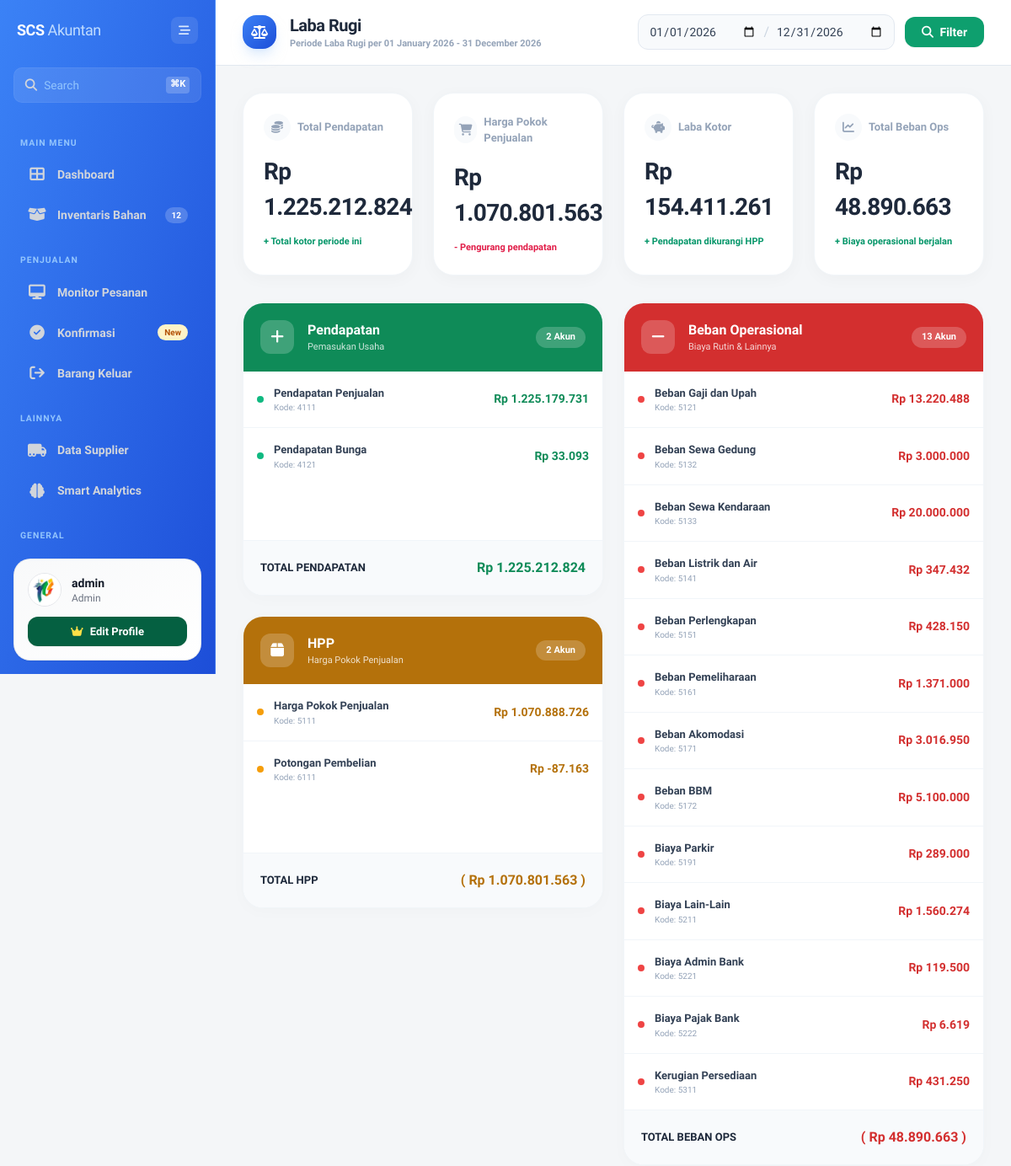
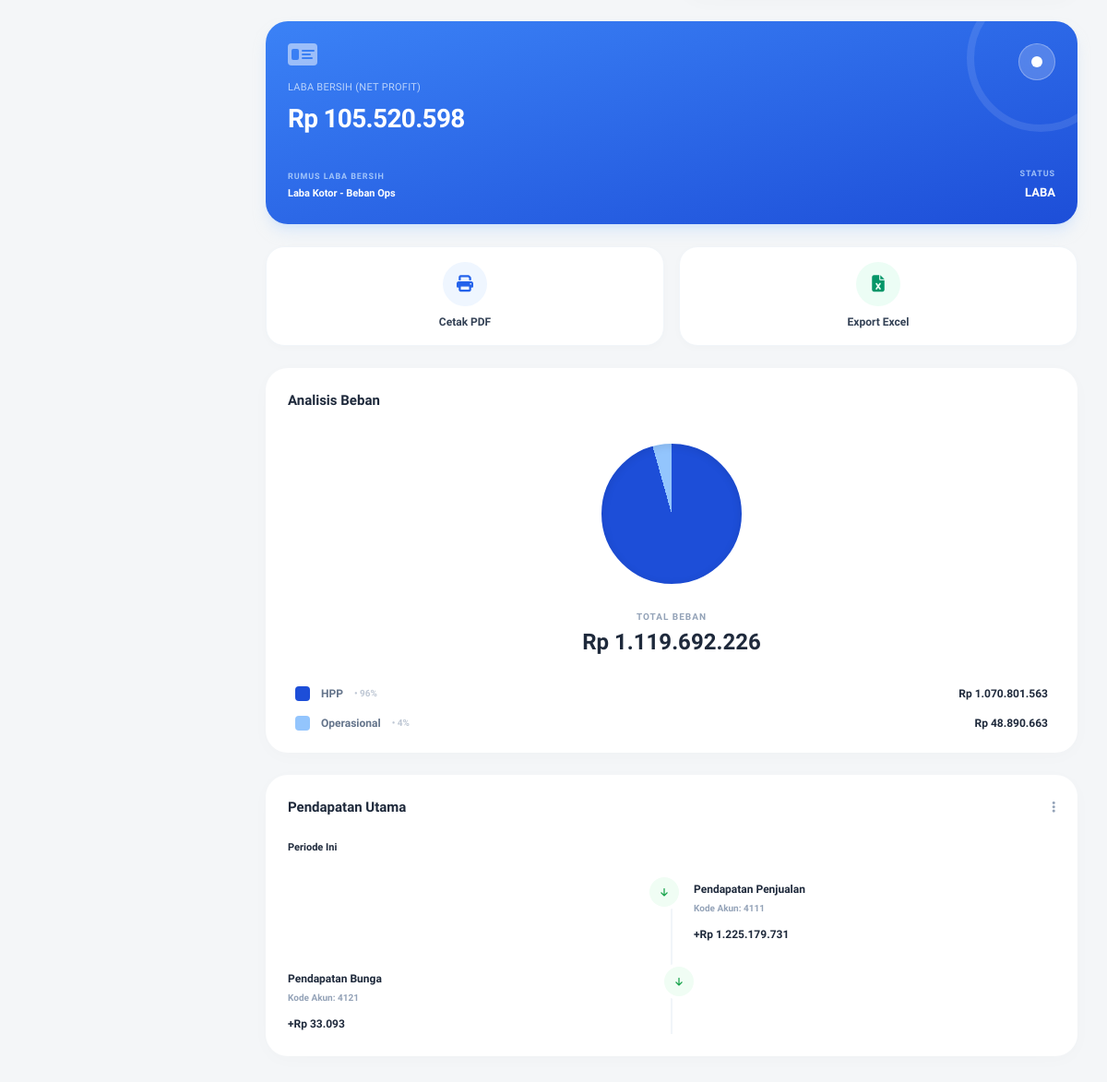
The page /laba_rugi.php?tgl_mulai=2026-01-01&tgl_selesai=2026-12-31 (signed in) on the database its author committed (2 pictures, top to bottom).
### tables this page shows
CREATE TABLE `akun_coa` (
  `kode_akun` varchar(20) NOT NULL,
  `nama_akun` varchar(100) NOT NULL,
  `kategori` enum('Aset','Kewajiban','Modal','Pendapatan','Beban') NOT NULL,
  `tipe_laporan` enum('Neraca','Laba Rugi') NOT NULL,
  `posisi_normal` enum('Debit','Kredit') NOT NULL
);

### laba_rugi.php (the view, shortened to what the rows shown need)
<?php
include 'koneksi.php';
include 'fungsi_akuntansi.php';
$tgl_mulai   = isset($_GET['tgl_mulai']) ? $_GET['tgl_mulai'] : date('Y-m-01');
$tgl_selesai = isset($_GET['tgl_selesai']) ? $_GET['tgl_selesai'] : date('Y-m-d');
$pendapatan = [];
$hpp        = [];
$beban_ops  = [];
$total_pendapatan = 0;
$total_hpp        = 0;
$total_beban_ops  = 0;
$q_akun = mysqli_query($koneksi, "SELECT * FROM akun_coa WHERE LEFT(kode_akun, 1) IN ('4', '5', '6') ORDER BY kode_akun ASC");
while($row = mysqli_fetch_assoc($q_akun)) {
    $val = getAccountBalance($koneksi, $row['kode_akun'], $tgl_selesai, $tgl_mulai);
    if ($val == 0) continue;
    $kategori_utama = substr($row['kode_akun'], 0, 1);
    if ($kategori_utama == '4') {
        $pendapatan[] = ['kode' => $row['kode_akun'], 'nama' => $row['nama_akun'], 'nilai' => $val];
        $total_pendapatan += $val;
    }
    elseif ($row['kode_akun'] == '5111' || $row['kode_akun'] == '6111') {
        $display_val = ($row['kode_akun'] == '6111') ? -$val : $val;
        $hpp[] = ['kode' => $row['kode_akun'], 'nama' => $row['nama_akun'], 'nilai' => $display_val];
        $total_hpp += $display_val;
    }
    else {
        $beban_ops[] = ['kode' => $row['kode_akun'], 'nama' => $row['nama_akun'], 'nilai' => $val];
        $total_beban_ops += $val;
    }
}
$laba_kotor = $total_pendapatan - $total_hpp;
$laba_bersih = $laba_kotor - $total_beban_ops;
?>
<!DOCTYPE html>
<html lang="id">
<head>
    <script src="https://cdn.tailwindcss.com"></script>
    <link rel="stylesheet" href="https://cdnjs.cloudflare.com/ajax/libs/font-awesome/6.5.0/css/all.min.css">
</head>
<body class="antialiased">
    <?php include 'sidebar.php'; ?>
    <div class="main-container">
        <div class="bg-white border-b border-slate-200 px-4 md:px-8 py-4 flex flex-col lg:flex-row justify-between items-start lg:items-center gap- top-0 z-10">
                      <div class="flex items-center gap-4">
                <div>
                    <h1 class="text-xl font-black text-slate-800 tracking-tight">Laba Rugi</h1>
                </div>
            </div>
        </div>
        <div class="p-6 lg:p-8 max-w-[1600px] mx-auto min-h-screen">
            <div class="flex flex-col xl:flex-row gap-6">
                <div class="xl:w-[65%] flex flex-col md:flex-row gap-6 items-stretch">
                    <div class="flex-1 flex flex-col gap-6">
                        <div class="bg-white rounded-[24px] shadow-[0_4px_20px_rgba(0,0,0,0.02)] border border-slate-100 overflow-hidden flex flex-col">
                            <div class="p-0 flex-1 min-h-[200px] max-h-[300px] overflow-y-auto custom-scrollbar divide-y divide-slate-100">
                                <?php foreach($pendapatan as $p): ?>
                                <div class="p-4 flex justify-between items-center hover:bg-slate-50 transition-colors">
                                    <div class="flex items-center gap-3">
                                        <div class="w-2 h-2 rounded-full bg-[#10b981]"></div>
                                        <div>
                                            <p class="text-[13px] font-bold text-slate-700"><?= $p['nama'] ?></p>
                                            <p class="text-[10px] text-slate-400">Kode: <?= $p['kode'] ?></p>
                                        </div>
                                    </div>
                                    <span class="text-[14px] font-bold text-[#0f8b58]">Rp <?= number_format($p['nilai'], 0, ',', '.') ?></span>
                                </div>
                                <?php endforeach; ?>
                            </div>
                        </div>
                        <div class="bg-white rounded-[24px] shadow-[0_4px_20px_rgba(0,0,0,0.02)] border border-slate-100 overflow-hidden flex flex-col">
                            <div class="p-0 flex-1 min-h-[200px] max-h-[300px] overflow-y-auto custom-scrollbar divide-y divide-slate-100">
                                <?php foreach($hpp as $h): ?>
                                <div class="p-4 flex justify-between items-center hover:bg-slate-50 transition-colors">
                                    <div class="flex items-center gap-3">
                                        <div class="w-2 h-2 rounded-full bg-[#f59e0b]"></div>
                                        <div>
                                            <p class="text-[13px] font-bold text-slate-700"><?= $h['nama'] ?></p>
                                            <p class="text-[10px] text-slate-400">Kode: <?= $h['kode'] ?></p>
                                        </div>
                                    </div>
                                    <span class="text-[14px] font-bold text-[#b4710b]">Rp <?= number_format($h['nilai'], 0, ',', '.') ?></span>
                                </div>
                                <?php endforeach; ?>
                            </div>
                        </div>
                    </div>
                    <div class="flex-1 flex flex-col h-full">
                        <div class="bg-white rounded-[24px] shadow-[0_4px_20px_rgba(0,0,0,0.02)] border border-slate-100 overflow-hidden flex flex-col h-full">
                            <div class="p-0 flex-1 min-h-[200px] overflow-y-auto custom-scrollbar divide-y divide-slate-100">
                                <?php foreach($beban_ops as $b): ?>
                                <div class="p-4 flex justify-between items-center hover:bg-slate-50 transition-colors">
                                    <div class="flex items-center gap-3">
                                        <div class="w-2 h-2 rounded-full bg-[#ef4444]"></div>
                                        <div>
                                            <p class="text-[13px] font-bold text-slate-700"><?= $b['nama'] ?></p>
                                            <p class="text-[10px] text-slate-400">Kode: <?= $b['kode'] ?></p>
                                        </div>
                                    </div>
                                    <span class="text-[14px] font-bold text-[#d32f2f]">Rp <?= number_format($b['nilai'], 0, ',', '.') ?></span>
                                </div>
                                <?php endforeach; ?>
                            </div>
                        </div>
                    </div>
                </div>
                <div class="xl:w-[35%] flex flex-col gap-6">
                    <div class="bg-gradient-to-br from-[#3b82f6] to-[#1d4ed8] rounded-[24px] p-6 text-white shadow-lg shadow-blue-200/50 relative overflow-hidden">
                        <div class="relative z-10 mt-10">
                            <h2 class="text-[28px] font-black tracking-tight mb-8"><?= formatRupiah($laba_bersih) ?></h2>
                        </div>
                    </div>
                    <div class="bg-white rounded-[24px] p-6 shadow-[0_4px_20px_rgba(0,0,0,0.02)] flex-1">
                        <div class="space-y-6 relative before:absolute before:inset-0 before:ml-4 before:-translate-x-px md:before:mx-auto md:before:translate-x-0 before:h-full before:w-[2px] before:bg-slate-100">
                            <?php
                            $top_pendapatan = array_slice($pendapatan, 0, 5);
                            foreach($top_pendapatan as $p):
                            ?>
                            <div class="relative flex items-start justify-between md:justify-normal md:odd:flex-row-reverse group is-active">
                                <div class="flex items-center justify-center w-8 h-8 rounded-full bg-[#f0fdf4] text-[#16a34a] shrink-0 md:order-1 md:group-odd:-translate-x-1/2 md:group-even:translate-x-1/2 shadow-[0_0_0_4px_white] relative z-10">
                                    <i class="fas fa-arrow-down text-[10px]"></i>
                                </div>
                                <div class="w-[calc(100%-3rem)] md:w-[calc(50%-1.5rem)] pt-1">
                                    <h4 class="text-[12px] font-bold text-slate-800 truncate mb-1 group-hover:text-[#16a34a] transition-colors"><?= $p['nama'] ?></h4>
                                    <p class="text-[10px] font-bold text-slate-400 mb-2">Kode Akun: <?= $p['kode'] ?></p>
                                    <span class="text-[12px] font-black text-slate-800">+<?= formatRupiah($p['nilai']) ?></span>
                                </div>
                            </div>
                            <?php endforeach; ?>
                        </div>
                    </div>
                </div>
            </div>
        </div>
    </div>
</body>
</html>

### rows shown on the page
akun_coa: nama_akun "Pendapatan Penjualan", kode_akun "4111", nilai "1.225.179.731", nilai "Rp 1.225.179.731"
akun_coa: nama_akun "Pendapatan Bunga", kode_akun "4121", nilai "33.093", nilai "Rp 33.093"
akun_coa: nama_akun "Harga Pokok Penjualan", kode_akun "5111", nilai "1.070.888.726"
akun_coa: nama_akun "Potongan Pembelian", kode_akun "6111", nilai "-87.163"
akun_coa: nama_akun "Beban Gaji dan Upah", kode_akun "5121", nilai "13.220.488"
akun_coa: nama_akun "Beban Sewa Gedung", kode_akun "5132", nilai "3.000.000"
akun_coa: nama_akun "Beban Sewa Kendaraan", kode_akun "5133", nilai "20.000.000"
akun_coa: nama_akun "Beban Listrik dan Air", kode_akun "5141", nilai "347.432"
akun_coa: nama_akun "Beban Perlengkapan", kode_akun "5151", nilai "428.150"
akun_coa: nama_akun "Beban Pemeliharaan", kode_akun "5161", nilai "1.371.000"
akun_coa: nama_akun "Beban Akomodasi", kode_akun "5171", nilai "3.016.950"
akun_coa: nama_akun "Beban BBM", kode_akun "5172", nilai "5.100.000"
akun_coa: nama_akun "Biaya Parkir", kode_akun "5191", nilai "289.000"
akun_coa: nama_akun "Biaya Lain-Lain", kode_akun "5211", nilai "1.560.274"
akun_coa: nama_akun "Biaya Admin Bank", kode_akun "5221", nilai "119.500"
akun_coa: nama_akun "Biaya Pajak Bank", kode_akun "5222", nilai "6.619"
akun_coa: nama_akun "Kerugian Persediaan", kode_akun "5311", nilai "431.250"

### other values the page prints
$user_nama "admin"
$user_role "Admin"
date('d F Y', strtotime($tgl_mulai)) "01 January 2026"
date('d F Y', strtotime($tgl_selesai)) "31 December 2026"
formatRupiah($total_pendapatan) "Rp 1.225.212.824"
formatRupiah($total_hpp) "Rp 1.070.801.563"
formatRupiah($laba_kotor) "Rp 154.411.261"
formatRupiah($total_beban_ops) "Rp 48.890.663"
count($pendapatan) "2"
$total_pendapatan "1.225.212.824"
count($hpp) "2"
abs($total_hpp) "1.070.801.563"
count($beban_ops) "13"
abs($total_beban_ops) "48.890.663"
formatRupiah($laba_bersih) "Rp 105.520.598"
